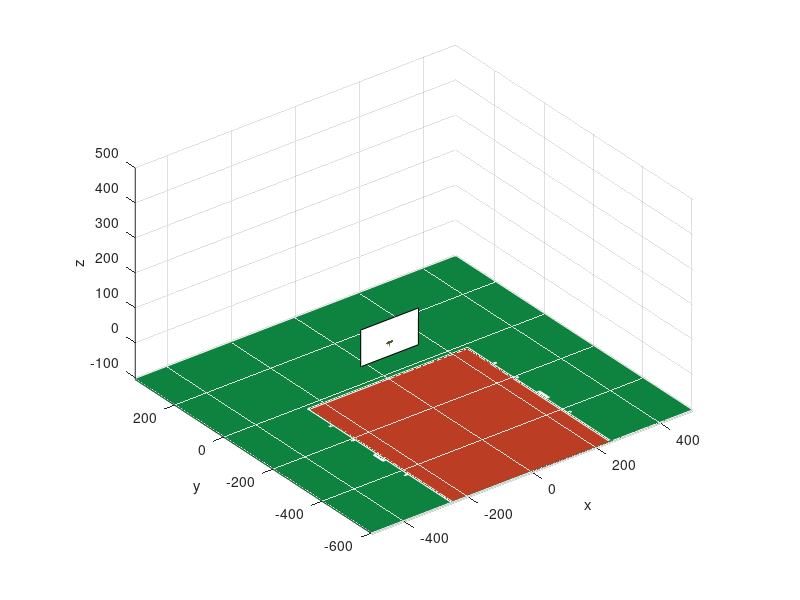

Source code (MATLAB): (Note: this script raises an error after producing the figure.)
function basketball%function name
clear all; close all; clc;
%% Drafting accuracy
timePause = 0.01;
%% Make the 3D vision
ground = axes('xlim', [-500 500],'ylim', [-605 360], 'zlim', [-105 500]);%coordinate axis
view(3)%set 3D view
grid on;%show the grid
axis equal;% make every axis equal to each other
hold on;
xlabel('x');%set x label
ylabel('y');%set y label
zlabel('z');%set z label
yAxisChange = - 600;%y axis change value to combine two coordinate axis
zAxisChange = - 105;%z axis change value to combine two coordinate axis
%% Play ground
%Ground
[ground1_x, ground1_y] = meshgrid(-500 : 1000 : 500, 0 : 960 : 960);%Set the x values and the y values
ground1_y = ground1_y + yAxisChange;%Change the y value to the plot coordinate axis
ground1_z = ground1_x.^0 + ground1_y.^0 - 2  + zAxisChange; %Change the y value to the plot coordinate axis
surface(ground1_x, ground1_y, ground1_z, 'FaceColor', [14/255 131/255 63/255], 'EdgeColor', [14/255 131/255 63/255]);%Fill that area
%The paint
[ground2_x, ground2_y] = meshgrid(-245 : 490 : 245, 0 : 580 : 580);
ground2_y = ground2_y + yAxisChange;
ground2_z = ground2_x.^0 + ground2_y.^0 - 1.99 + zAxisChange;
surface(ground2_x, ground2_y, ground2_z, 'FaceColor', [187/255 61/255 36/255], 'EdgeColor', [187/255 61/255 36/255]);
%Base line
[line1_x, line1_y] = meshgrid(-500 : 1000 : 500, -5 : 5 : 0);
line1_y = line1_y + yAxisChange;
line1_z = line1_x.^0 + line1_y.^0 - 1.99 + zAxisChange;
surface(line1_x, line1_y, line1_z, 'FaceColor', [1 1 1], 'EdgeColor', [1 1 1]);
%Freethrow line
[line2_x, line2_y] = meshgrid(-250 : 500 : 250, 580 : 5 : 585);
line2_y = line2_y + yAxisChange;
line2_z = line2_x.^0 + line2_y.^0 - 1.99 + zAxisChange;
surface(line2_x, line2_y, line2_z, 'FaceColor', [1 1 1], 'EdgeColor', [1 1 1]);
%Wing
[line3_x, line3_y] = meshgrid(-250 : 5 : -245, 0 : 585 : 585);
line3_y = line3_y + yAxisChange;
line3_z = line3_x.^0 + line3_y.^0 - 1.99 + zAxisChange;
surface(line3_x, line3_y, line3_z, 'FaceColor', [1 1 1], 'EdgeColor', [1 1 1]);
[line4_x, line4_y] = meshgrid(245 : 5 : 250, 0 : 585 : 585);
line4_y = line4_y + yAxisChange;
line4_z = line4_x.^0 + line4_y.^0 - 1.99 + zAxisChange;
surface(line4_x, line4_y, line4_z, 'FaceColor', [1 1 1], 'EdgeColor', [1 1 1]);
%Points
[pointL1_x, pointL1_y] = meshgrid(250 : 10 : 260, 175 : 5 : 180);
pointL1_y = pointL1_y + yAxisChange;
pointL1_z = pointL1_x.^0 + pointL1_y.^0 - 1.99 + zAxisChange;
surface(pointL1_x, pointL1_y, pointL1_z, 'FaceColor', [1 1 1], 'EdgeColor', [1 1 1]);
[pointL2_x, pointL2_y] = meshgrid(250 : 10 : 260, 265 : 40 : 305);
pointL2_y = pointL2_y + yAxisChange;
pointL2_z = pointL2_x.^0 + pointL2_y.^0 - 1.99 + zAxisChange;
surface(pointL2_x, pointL2_y, pointL2_z, 'FaceColor', [1 1 1], 'EdgeColor', [1 1 1]);
[pointL3_x, pointL3_y] = meshgrid(250 : 10 : 260, 390 : 5 : 395);
pointL3_y = pointL3_y + yAxisChange;
pointL3_z = pointL3_x.^0 + pointL3_y.^0 - 1.99 + zAxisChange;
surface(pointL3_x, pointL3_y, pointL3_z, 'FaceColor', [1 1 1], 'EdgeColor', [1 1 1]);
[pointL4_x, pointL4_y] = meshgrid(250 : 10 : 260, 480 : 5 : 485);
pointL4_y = pointL4_y + yAxisChange;
pointL4_z = pointL4_x.^0 + pointL4_y.^0 - 1.99 + zAxisChange;
surface(pointL4_x, pointL4_y, pointL4_z, 'FaceColor', [1 1 1], 'EdgeColor', [1 1 1]);

[pointR1_x, pointR1_y] = meshgrid(-260 : 10 : -250, 175 : 5 : 180);
pointR1_y = pointR1_y + yAxisChange;
pointR1_z = pointR1_x.^0 + pointR1_y.^0 - 1.99 + zAxisChange;
surface(pointR1_x, pointR1_y, pointR1_z, 'FaceColor', [1 1 1], 'EdgeColor', [1 1 1]);
[pointR2_x, pointR2_y] = meshgrid(-260 : 10 : -250, 265 : 40 : 305);
pointR2_y = pointR2_y + yAxisChange;
pointR2_z = pointR2_x.^0 + pointR2_y.^0 - 1.99 + zAxisChange;
surface(pointR2_x, pointR2_y, pointR2_z, 'FaceColor', [1 1 1], 'EdgeColor', [1 1 1]);
[pointR3_x, pointR3_y] = meshgrid(-260 : 10 : -250, 390 : 5 : 395);
pointR3_y = pointR3_y + yAxisChange;
pointR3_z = pointR3_x.^0 + pointR3_y.^0 - 1.99 + zAxisChange;
surface(pointR3_x, pointR3_y, pointR3_z, 'FaceColor', [1 1 1], 'EdgeColor', [1 1 1]);
[pointR4_x, pointR4_y] = meshgrid(-260 : 10 : -250, 480 : 5 : 485);
pointR4_y = pointR4_y + yAxisChange;
pointR4_z = pointR4_x.^0 + pointR4_y.^0 - 1.99 + zAxisChange;
surface(pointR4_x, pointR4_y, pointR4_z, 'FaceColor', [1 1 1], 'EdgeColor', [1 1 1]);
%% Basket
hoop_radius = 45 / 2; %radius of the hoop = 45cm/2
[hoop_x, hoop_y, hoop_z] = cylinder([hoop_radius hoop_radius], 400);
hoop_z = 2 * hoop_z; %Thickness: 2cm
hoop = surface(hoop_x, hoop_y, hoop_z, 'FaceColor', 'r', 'EdgeColor', 'r'); %Hoop

[net_x, net_y, net_z] = cylinder([0.7*hoop_radius 0.75*hoop_radius 0.8*hoop_radius 0.9*hoop_radius hoop_radius]); %Net
net_z = 42 * net_z - 42; %Move net under the hoop
net = surface(net_x, net_y, net_z, 'FaceColor', 'w'); %Net

[board_x, board_y] = meshgrid(-90 : 180 : 90, 0 : 105 : 105);%Board
board_z = board_y - 37.5;  %Move the board
board_y = board_x.^0 .* 3 - hoop_radius - 3.5;
board = surface(board_x, board_y, board_z, 'FaceColor', [1 1 1], 'EdgeColor', [0 0 0]);%Board

basket_part(1) = hoop;
basket_part(2) = net;
basket_part(3) = board;

basket = hgtransform('parent',ground); %Put all basket together
set(basket_part,'parent',basket);
moveBasket = makehgtform('translate', [0, 157.5 + yAxisChange, 305 + zAxisChange]); %Basket position
set(basket, 'matrix', moveBasket);
%% Player
%Head
head_radius = 40 / 2; %Radius of the head
[head_x, head_y, head_z] = sphere();
head_x = head_x * head_radius;
head_y = head_y * head_radius;
head_z = head_z * head_radius + 135;
head = surface(head_x, head_y, head_z, 'FaceColor', [0 0 0], 'EdgeColor', [0 0 0]);
%Body
[body_x, body_y, body_z] = cylinder([20 20 20 15],160);
body_z = 85 * body_z + 55;
body = surface(body_x, body_y, body_z, 'FaceColor', [0 0 0.5], 'EdgeColor', [0 0 0.35]);
%Legs
[leftleg_x, leftleg_y, leftleg_z] = cylinder([9 9], 80);
leftleg_x = leftleg_x + 10;
leftleg_z = 75 * leftleg_z + 0.1;
leftleg = surface(leftleg_x, leftleg_y, leftleg_z, 'FaceColor', [0 0 0.5], 'EdgeColor', [0 0 0.35]);
[rightleg_x, rightleg_y, rightleg_z] = cylinder([9 9], 80);
rightleg_x = rightleg_x - 10;
rightleg_z = 75 * rightleg_z + 0.1;
rightleg = surface(rightleg_x, rightleg_y, rightleg_z, 'FaceColor', [0 0 0.5], 'EdgeColor', [0 0 0.35]);
%Arms
[leftarm_x, leftarm_y, leftarm_z] = cylinder([8 8], 80);
leftarm_x = leftarm_x + 17;
leftarm_z = 65 * leftarm_z - 65;
leftarm = surface(leftarm_x, leftarm_y, leftarm_z, 'FaceColor', [0.5 0 0], 'EdgeColor', [0.5 0 0]);
[rightarm_x, rightarm_y, rightarm_z] = cylinder([8 8], 80);
rightarm_x = rightarm_x - 17;
rightarm_z = 65 * rightarm_z - 65;
rightarm = surface(rightarm_x, rightarm_y, rightarm_z, 'FaceColor', [0.5 0 0], 'EdgeColor', [0.5 0 0]);
%Player
man(1) = head;
man(2) = body;
man(3) = leftleg;
man(4) = rightleg;
player = hgtransform('parent', ground);
set(man, 'parent', player);
man_dy = 600;
manMove =  makehgtform('translate', [0, man_dy + yAxisChange, zAxisChange]);
set(player,'matrix',manMove);
%Arms
arms(1) = leftarm;
arms(2) = rightarm;
arm = hgtransform('parent', ground);
set(arms, 'parent', arm);
%% Ball
ball_radius = 24.6 / 2; %Radius of the basket ball
[ball_x, ball_y, ball_z] = sphere();
ball_x = ball_x * ball_radius;
ball_y = ball_y * ball_radius;
ball_z = ball_z * ball_radius;
ball = surface(ball_x, ball_y, ball_z, 'FaceColor', [231/255 101/255 26/255],'EdgeColor', [231/255 101/255 26/255]);
basketball = hgtransform('parent',ground);
set(ball,'parent',basketball);
%% GUI
prompt = {'Slow Play (from 1 to 8): ','Duration Time (from 1 to 2): ', 'Arm Rotation Angle (from 20 to 100): ', 'Ball Rotation Cycles (No Negative Number): '};%set user's input and limit range of value
dlg_title = 'Preference Setting';% named that UI as "oreference setting"
userinput = inputdlg(prompt,dlg_title);% make the pop-up window UI

playSpeed = str2double(userinput(1)); % transfer playspeed input from string to double
goalTime = str2double(userinput(2));  % transfer duration time input from string to double
armAngle = str2double(userinput(3)); % transfer arm rotation angle input from string to double
rotationCycles_ball= str2double(userinput(4));% transfer ball rotation cycles input from string to doule

while playSpeed < 1 || playSpeed > 8 % If user types value that are smaller 1 or bigger than 8 in playspeed part, back to preference setting. User should retype the value.
    prompt = {'Slow Play (from 1 to 8): '};
    dlg_title = 'Preference Setting';
    userinput = inputdlg(prompt,dlg_title);
    playSpeed = str2double(userinput(1));
end
while goalTime < 1 || goalTime > 2 %If user types value that are smaller 1 or bigger than 2 in goaltime part, back to preference setting. User should retype the value.
    prompt = {'Duration Time (from 1 to 2): '};
    dlg_title = 'Preference Setting';
    userinput = inputdlg(prompt,dlg_title);
    goalTime = str2double(userinput(1));
end
while armAngle <= 20 || armAngle > 100 % If user types value that are smaller and equal 20 or bigger than 100 in arm angle part, back to preference setting. User should retype the value.
    prompt = {'Arm Rotation Angle (from 20 to 100): '};
    dlg_title = 'Preference Setting';
    userinput = inputdlg(prompt,dlg_title);
    armAngle = str2double(userinput(1));
end
while rotationCycles_ball < 0 %If user types value that are smaller 0 in ball rotation cycles part, back to preference setting. User should retype the value.
    
    
    prompt = {'Ball Rotation Cycles (No Negative Number): '};
    dlg_title = 'Preference Setting';
    userinput = inputdlg(prompt,dlg_title);
    rotationCycles_ball = str2double(userinput(1));
end
%% Arm compute
armRotationTime = armAngle / 120; %The time will be needed to rotation arm for user's input rotation angle
armRotationTimes = ( armRotationTime / timePause ) + 1; %The times (the number of the data)
startDegree = 45 * pi / 180;%The start degree
rotationDegree = ( armAngle * pi / 180 );%The rotation degree
endDegree = rotationDegree + startDegree;%End degree = start degree + rotation degree
rotationDegrees_arm = -linspace(startDegree, endDegree, armRotationTimes);%Set the rotation
%% Shooting compute
gravity = 980; %Gravity
height = sin(rotationDegree) * 80; %Height of the shoot position
Vy = (540 - 157.5) / goalTime;%The velocity of y-component
Vz = (305 - (height + 58) + gravity * goalTime^2 / 2) / goalTime;%The velocity of z-component
touchTime = ( 535 - 120 - 37.5 - ball_radius ) / Vy - timePause; %The time that the ball will touch the net (stop going by y-component)
downTouchTime = ( -Vz - (Vz^2 - 4 * ( -gravity / 2 ) * (height + 58 - 0.1))^(1/2) ) / ( 2 * (-gravity/2) ) - 2 * timePause; %The time that ball touch the ground
%% Rotation
ballRotationTimes = (downTouchTime / timePause) + 1;
rotationDegrees_ball = linspace(0, 2*pi*rotationCycles_ball, ballRotationTimes);
basketball = hgtransform('parent',ground);
set(ball,'parent',basketball);
%% Bounce compute
bounceVi =  3 * (Vz - gravity * downTouchTime  / 2);
bounceTime = - bounceVi / gravity; %The time bounce from ground to the time that velocity is 0
%% Plot
while(1)
    %Ball going up with the hand
    ball_dy = 540 + yAxisChange; %Move the ball to the through y axis
    RotationTime = 0;%Set the rotation count to 0
    time = 0;%Set time conut of this part to 0
    while time < armRotationTime
        RotationTime = RotationTime + 1;
        rotationArm = makehgtform('xrotate', rotationDegrees_arm(RotationTime));%Arm rotation
        set(arm,'matrix',rotationArm);%Plot the arms
        
        ball_dz = time * ( height / armRotationTime ) + zAxisChange + 58;%Ball going up
        upBall = makehgtform('translate', [0, ball_dy, ball_dz]);%Move the ball
        set(basketball,'matrix',upBall);%Plot the ball
        
        time = time + timePause;%Change time conut of this part
        pause(playSpeed * timePause);
    end
    %Projectile motion and Plummeting
    RotationTime = 0;%Set the rotation count to 0
    for time = 0 : timePause : downTouchTime;%Time conut of this part
        RotationTime = RotationTime + 1;
        if time < touchTime
            dy = 525 - time * Vy + yAxisChange;%Y changes
        else
            dy = 525 - touchTime * Vy + yAxisChange;%After touching the net, the y value won't change any more
        end
        dz = height + Vz * time - gravity * time^2 / 2 + zAxisChange + 58;%The value of z axis change
        moveBall = makehgtform('translate', [0, dy, dz]);%Move the ball
        rotationBall = makehgtform('xrotate',rotationDegrees_ball(RotationTime));%Rotation the ball
        ballChange = moveBall * rotationBall;%Change the ball
        set(basketball,'matrix',ballChange);%Plot the ball
        pause(playSpeed * timePause);
    end
    %Impacting, bouncing and back to origin size
    dz = height + Vz * (downTouchTime + timePause) - gravity * (downTouchTime + timePause)^2 / 2 + zAxisChange + 58;%The value of z axis change
    moveBall = makehgtform('translate', [0, dy, dz]);%Move the ball
    ballSize = 0.7;%Set the minimum size of the ball
    scaleBall = makehgtform('scale', ballSize);%Scale the ball
    ballChange = moveBall * scaleBall;%Set the ball move and scale together
    set(basketball,'matrix',ballChange);%Plot
    pause(2 * playSpeed * timePause);
    for time = 0 : timePause : 2*bounceTime
        dzDown = - bounceVi * time - gravity * time^2 / 2 + dz;%The value of z axis change
        moveBall = makehgtform('translate', [0, dy, dzDown]);%Move the ball
        ballSize = ballSize + 0.05;%Let ball become bigger
        if ballSize > 1
            ballSize = ballSize - 0.05;%Keep the ball no bigger than it original size
        end
        scaleBall = makehgtform('scale', ballSize);%Scale the ball
        ballChange = moveBall * scaleBall;%Set the ball move and scale together
        set(basketball,'matrix',ballChange);%Plot
        pause(playSpeed * timePause);
    end
    pause(playSpeed * 0.5);
end
end
